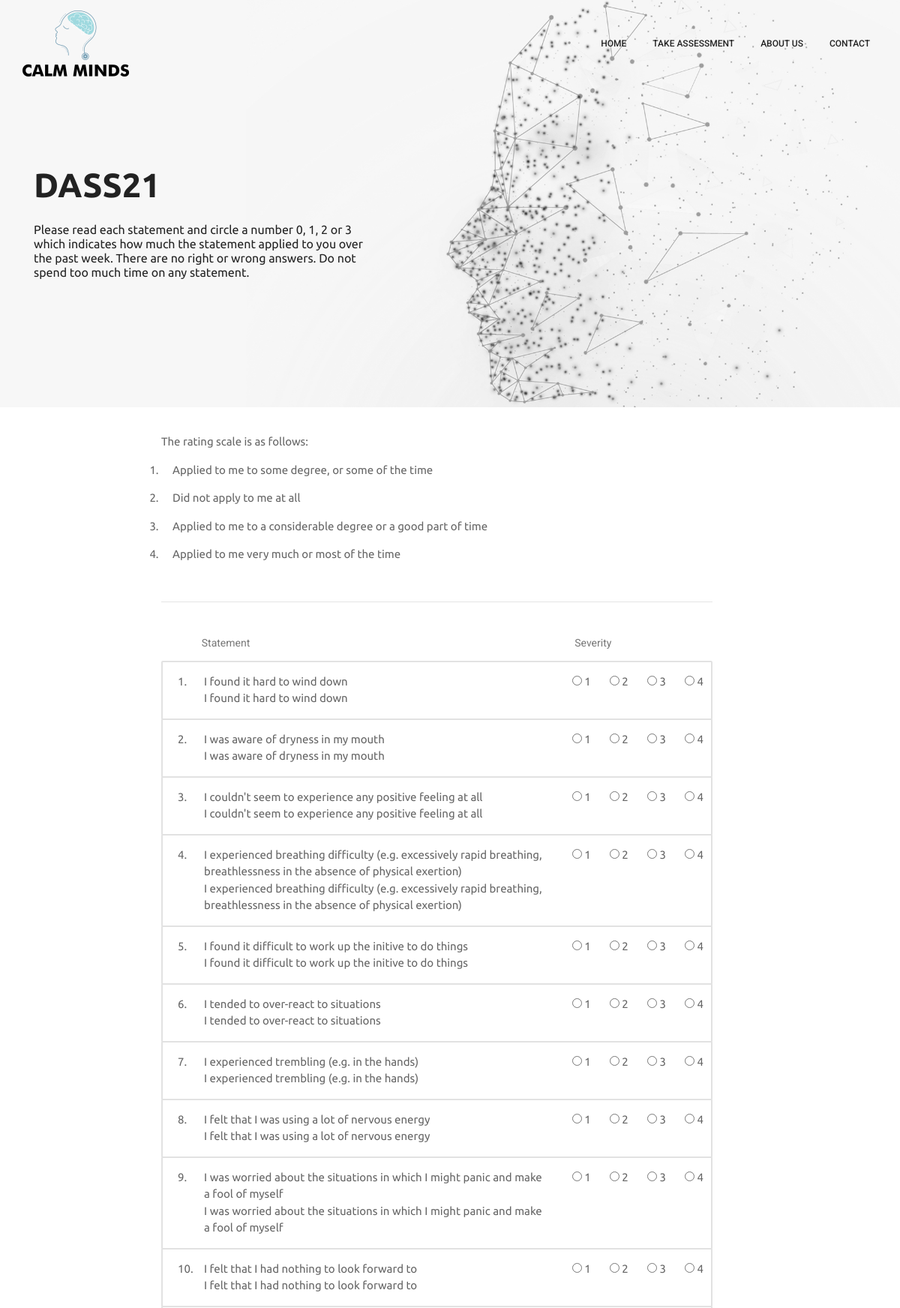
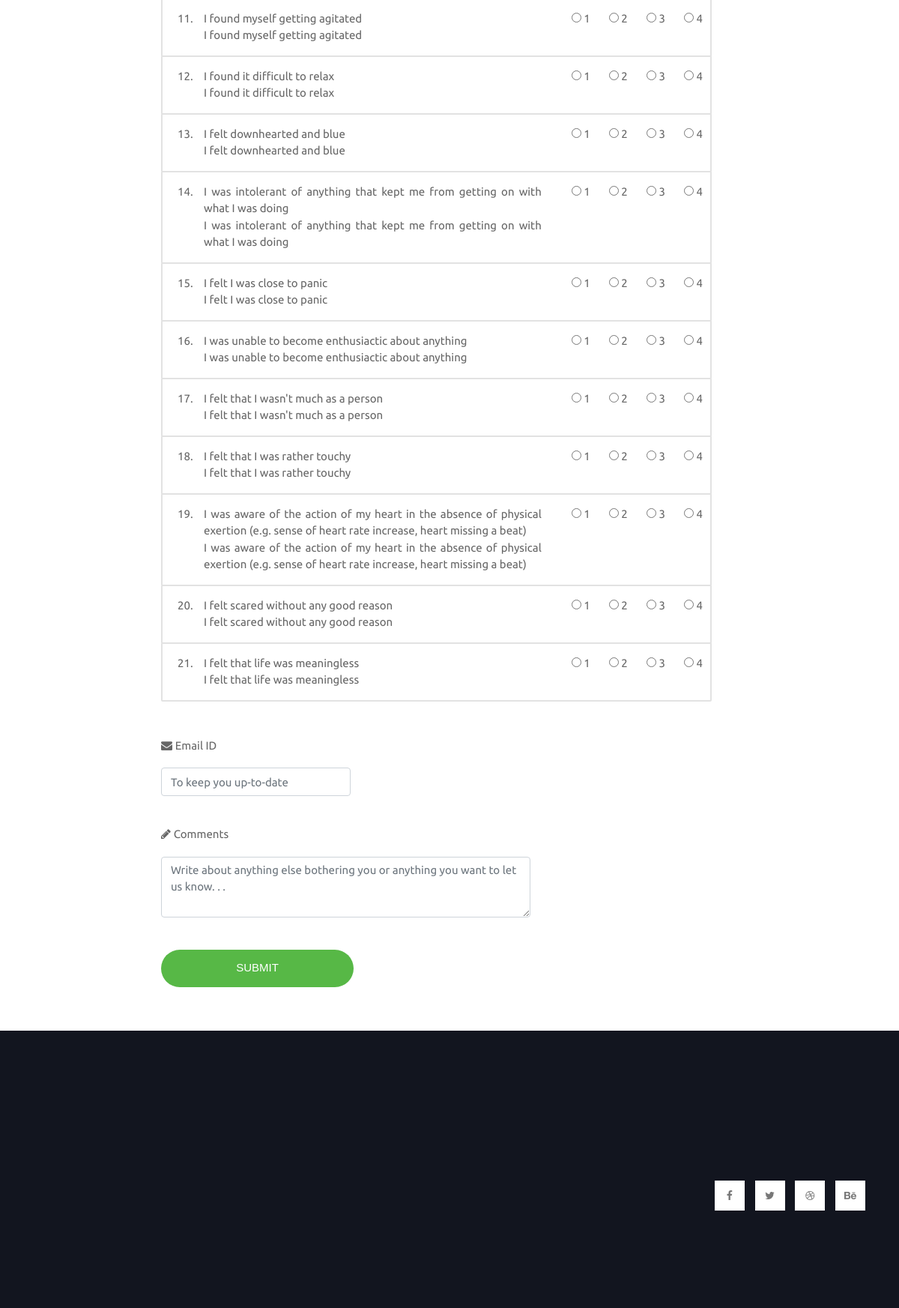
Page /assessment/ on the committed database (2 pictures, top to bottom).
### assessment/models.py (models this page shows, shortened)
class Choice(models.Model):
    choice_text = models.CharField(max_length=100)

class Question(models.Model):
    question = models.CharField(max_length=200, verbose_name="Question")

### assessment/views.py (the view)
# urls.py: path('', views.assessment_page, name="assessment_page"),
def assessment_page(request):
    questions = Question.objects.all()
    choices = Choice.objects.all()
    context = {
        "questions": questions,
        "choices": choices
    }
    if request.method == "GET":
        return render(request, "dass21.html", context)

### templates/dass21.html (shortened to what this page needs)
{% load static %}
<!DOCTYPE html>
<html lang="en">
<head>
    <link rel="stylesheet" type="text/css" href="{% static 'css/bootstrap-4.1.3.min.css' %}">
    <link rel="stylesheet" type="text/css" href="{% static 'fonts/font-awesome-4.7.0.min.css' %}">
    <link rel="stylesheet" type="text/css" href="{% static 'css/animate-3.7.0.css' %}">
    <link rel="stylesheet" type="text/css" href="{% static 'css/hamburgers.min.css' %}">
    <link rel="stylesheet" type="text/css" href="{% static 'css/select2.min.css' %}">
    <link rel="stylesheet" href="{% static 'css/owl-carousel.min.css' %}">
    <link rel="stylesheet" href="{% static 'css/jquery.datetimepicker.min.css' %}">
    <link rel="stylesheet" href="{% static 'css/linearicons.css' %}">
    <link rel="stylesheet" type="text/css" href="{% static 'css/util.css' %}">
    <link rel="stylesheet" type="text/css" href="{% static 'css/my-main.css' %}">
    <link rel="stylesheet" type="text/css" href="{% static 'css/style.css' %}">
</head>
<body>
<header class="header-area">
    <div id="header">
        <div class="container">
            <div class="row align-items-center justify-content-between d-flex">
                <div id="logo">
                    <a href="index.html"><img src="../static/images/logo/logo.png" alt=""
                                              title="Calm Minds Counselling Services"/></a>
                </div>
                <nav id="nav-menu-container">
                    <ul class="nav-menu">
                        <li class="menu-active"><a href="/">Home</a></li>
                        <li><a href="/assessment">Take Assessment</a></li>
                        <li><a href="/about">About Us</a></li>
                        <li><a href="/contact">Contact</a></li>
                    </ul>
                </nav>
            </div>
        </div>
    </div>
</header>
<section class="banner-area other-page">
    <div class="container">
        <div class="row">
            <div class="col-md-5">
                <h1>DASS21</h1>
                <br>
                <h4>Please read each statement and circle a number 0, 1, 2 or 3
                    which indicates how much the statement applied to you over the past week.
                    There are no right or wrong answers. Do not spend too much time on any statement.</h4>
            </div>
        </div>
    </div>
</section>
<section class="patient-area">
    <div class="container">
        <div class="row">
            <div class="limiter">
                <div class="container-login100">
                    <div class="wrap-login100">
                        <div class="text-left p-t-10">
                            <p class="txt3">
                                The rating scale is as follows:
                            </p>
                            <ol class="txt3 p-b-20" start="1">
                                {% for choice in choices %}
                                    <li>{{ choice.choice_text }}</li>
                                {% endfor %}
                            </ol>
                            <hr/>
                            <form id="dass21-form" class=" p-t-20" action="{% url 'response:submit' %}" method="POST">
                                <div class="question-group txt3">
                                    <div class="index"></div>
                                    <div class="statement-group title p-l-17">
                                        <h5>Statement</h5>
                                    </div>
                                    <div class="choice-group title">
                                        <h5>Severity</h5>
                                    </div>
                                    {% for question in questions %}
                                        <div class="boxed">
                                            <div class="index">
                                                {{ forloop.counter }}.
                                            </div>
                                            <div class="statement-group">
                                                {{ question.question }}
                                                <br>
                                                {{ question.question }}
                                            </div>
                                            <div class="choice-group">
                                                {% for choice in choices %}
                                                    <label>
                                                        <input type="radio" name="{{ question.id }}"
                                                               value="{{ choice.id }}"
                                                               aria-label="Option {{ forloop.counter }} for aforementioned text input"
                                                               required/>
                                                        {{ forloop.counter }}
                                                    </label>
                                                {% endfor %}
                                            </div>
                                        </div>
                                    {% endfor %}
                                </div>
                                <div class="form-group m-t-40" style="width:100%;">
                                    <i class="fa fa-envelope prefix" style="color:#666666;">
                                        <label class="txt3 p-b-10">
                                            Email ID
                                        </label>
                                        <input class="txt3 form-control" name="email" required
                                               placeholder="To keep you up-to-date"/>
                                    </i>
                                </div>
                                <div class="form-group m-t-40" style="width:100%;">
                                    <i class="fa fa-pencil prefix" style="color:#666666;">
                                        <label class="txt3 p-b-10">
                                            Comments
                                        </label>
                                        <textarea class="txt3 form-control" rows="3" cols="50" name="comments"
                                                  placeholder="Write about anything else bothering you or anything you want to let us know. . ."></textarea>
                                    </i>
                                </div>
                                <div class="container-login100-form-btn m-t-10 m-b-10" style="width: 35%">
                                    <button class="login100-form-btn" type="submit">
                                        Submit
                                    </button>
                                </div>
                            </form>
                        </div>
                    </div>
                </div>
            </div>
        </div>
    </div>
</section>
<footer class="footer-area section-padding">
    <div class="footer-right">
        <div class="container">
            <div class="row">
                <div class="col-lg-8 col-md-6">
                </div>
                <div class="col-lg-4 col-md-6">
                    <div class="social-icons">
                        <ul>
                            <li><a href="#"><i class="fa fa-facebook"></i></a></li>
                            <li><a href="#"><i class="fa fa-twitter"></i></a></li>
                            <li><a href="#"><i class="fa fa-dribbble"></i></a></li>
                            <li><a href="#"><i class="fa fa-behance"></i></a></li>
                        </ul>
                    </div>
                </div>
            </div>
        </div>
    </div>
</footer>
</body>
</html>

### static/css/my-main.css (style rules this page uses)
* { margin: 0px; padding: 0px; box-sizing: border-box; }
body, html { height: 100%; font-family: "Roboto", sans-serif; }
a { font-size: 14px; line-height: 1.7; color: #666666; margin: 0px; transition: all 0.4s; -webkit-transition: all 0.4s; -o-transition: all 0.4s; -moz-transition: all 0.4s; }
h1, h2, h3, h4, h5, h6 { margin: 0px; }
p { font-family: "Ubuntu", sans-serif; font-size: 14px; line-height: 1.7; color: #666666; margin: 0px; }
ol li { list-style-type: decimal; -webkit-margin-before: 1em; -webkit-margin-after: 1em; -webkit-margin-start: 0px; -webkit-margin-end: 0px; -webkit-padding-start: 0px; padding-left: 15px; }
input { outline: none; border: none; }
textarea { outline: none; border: none; }
button { outline: none !important; border: none; background: transparent; }
.txt3 { font-family: "Ubuntu", sans-serif; font-size: 1em; line-height: 1.5; color: #666666; }
.boxed { width: 100%; border-style: solid; border-color: #e2e2e2; border-radius: 2px; border-width: 2px; display: flex; display: -webkit-box; display: -webkit-flex; display: -moz-box; display: -ms-flexbox; margin-bottom: -2px; padding: 15px 10px 15px 20px; }
.question-group { width: 100%; min-height: 10vh; min-width: 10vw; display: -webkit-box; display: -webkit-flex; display: -moz-box; display: -ms-flexbox; display: flex; flex-wrap: wrap; justify-content: space-evenly; padding: 10px 0px; }
.statement-group { width: 70%; padding-right: 40px; text-align: justify; }
.choice-group { width: 25%; display: flex; display: -webkit-box; display: -webkit-flex; display: -moz-box; display: -ms-flexbox; justify-content: space-between; }
.index { width: 5%; padding-right: 10px; }
.title { padding-bottom: 15px; }
.limiter { width: 100%; margin: 0 auto; }
.container-login100 { width: 100%; min-height: 100vh; display: -webkit-box; display: -webkit-flex; display: -moz-box; display: -ms-flexbox; display: flex; flex-wrap: wrap; justify-content: center; align-items: center; padding: 15px; }
.wrap-login100 { width: 960px; background: #fff; border-radius: 10px; overflow: hidden; display: -webkit-box; display: -webkit-flex; display: -moz-box; display: -ms-flexbox; display: flex; flex-wrap: wrap; justify-content: space-between; padding: 10px 130px 33px 95px; }
.container-login100-form-btn { width: 100%; display: -webkit-box; display: -webkit-flex; display: -moz-box; display: -ms-flexbox; display: flex; flex-wrap: wrap; justify-content: center; padding-top: 20px; }
.login100-form-btn { font-family: Montserrat-Bold, sans-serif; font-size: 15px; line-height: 1.5; color: #fff; text-transform: uppercase; width: 100%; height: 50px; border-radius: 25px; background: #57b846; display: -webkit-box; display: -webkit-flex; display: -moz-box; display: -ms-flexbox; display: flex; justify-content: center; align-items: center; padding: 0 25px; -webkit-transition: all 0.4s; -o-transition: all 0.4s; -moz-transition: all 0.4s; transition: all 0.4s; }

### rows in the picture
Choice: choice_text "Applied to me to some degree, or some of the time"
Choice: choice_text "Did not apply to me at all"
Choice: choice_text "Applied to me to a considerable degree or a good part of time"
Choice: choice_text "Applied to me very much or most of the time"
Question: question "I found it hard to wind down"
Question: question "I was aware of dryness in my mouth"
Question: question "I couldn't seem to experience any positive feeling at all"
Question: question "I experienced breathing difficulty (e.g. excessively rapid breathing, breathlessness in the absence of physical exertion)"
Question: question "I found it difficult to work up the initive to do things"
Question: question "I tended to over-react to situations"
Question: question "I experienced trembling (e.g. in the hands)"
Question: question "I felt that I was using a lot of nervous energy"
Question: question "I was worried about the situations in which I might panic and make a fool of myself"
Question: question "I felt that I had nothing to look forward to"
Question: question "I found myself getting agitated"
Question: question "I found it difficult to relax"
Question: question "I felt downhearted and blue"
Question: question "I was intolerant of anything that kept me from getting on with what I was doing"
Question: question "I felt I was close to panic"
Question: question "I was unable to become enthusiactic about anything"
Question: question "I felt that I wasn't much as a person"
Question: question "I felt that I was rather touchy"
Question: question "I was aware of the action of my heart in the absence of physical exertion (e.g. sense of heart rate increase, heart missing a beat)"
Question: question "I felt scared without any good reason"
Question: question "I felt that life was meaningless"
